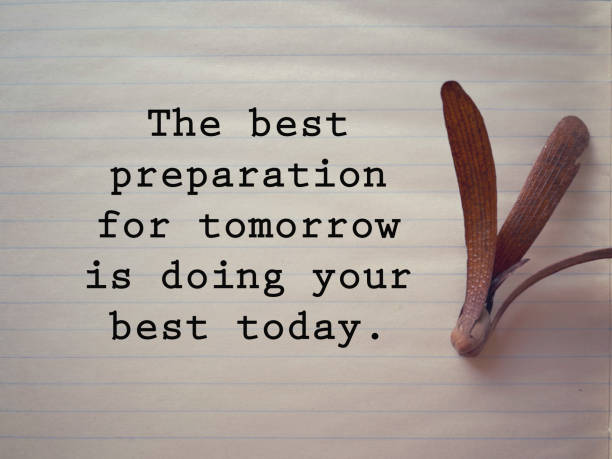
#> input picture image.png, 612 x 459 px
$ jupyter execute pr3.ipynb
#> lines starting #> are read from the running program, lines starting #| are printed output that depends on the picture
Implement geometric transformations on an image, including
translation, rotation, and scaling. Display the original image
alongside the transformed images for comparison.

[cell 1]
import cv2
import numpy as np

# Load the image
img = cv2.imread("image.png")  # Replace with your image path
#> img is the input picture: shape (459, 612, 3); mean B, G, R 154.1, 160, 169.8
if img is None:
    raise FileNotFoundError("Image not found. Check the file path.")

# Get dimensions and center
h, w = img.shape[:2]
#> h = 459; w = 612
center = (w // 2, h // 2)
#> center = (306, 229)

# Translation: shift right 50px and down 30px
M_trans = np.float32([[1, 0, 50], [0, 1, 30]])
translated = cv2.warpAffine(img, M_trans, (w, h))
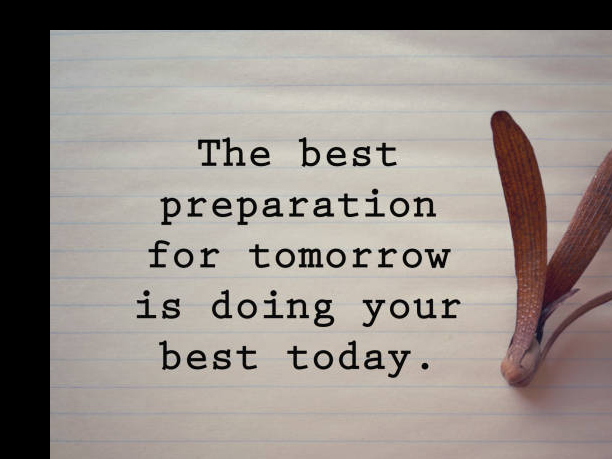
#> translated: shape (459, 612, 3); mean B, G, R 134.9, 140.3, 148

# Rotation: rotate 45 degrees around center
M_rot = cv2.getRotationMatrix2D(center, 45, 1.0)
rotated = cv2.warpAffine(img, M_rot, (w, h))
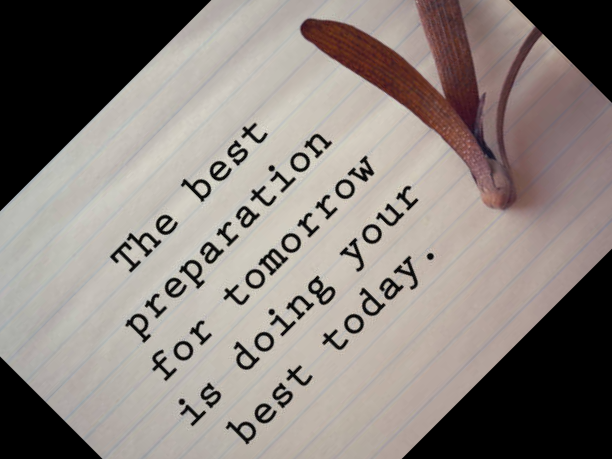
#> rotated: shape (459, 612, 3); mean B, G, R 124.7, 129.8, 137.9

# Scaling: scale 1.5x and resize back to original size for display
scaled = cv2.resize(img, None, fx=1.5, fy=1.5, interpolation=cv2.INTER_LINEAR)
scaled_resized = cv2.resize(scaled, (w, h))

# Combine all images horizontally
combined = np.hstack([img, translated, rotated, scaled_resized])
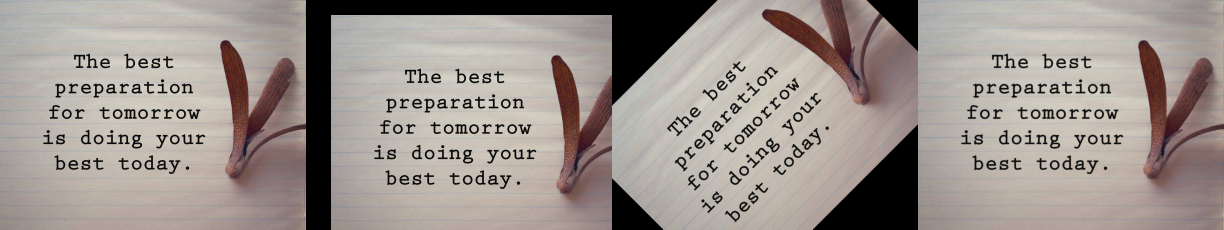
#> combined: shape (459, 2448, 3) (shown at 1/2 size); mean B, G, R 141.9, 147.5, 156.3

# Display result
cv2.imshow("Original | Translated | Rotated | Scaled", combined)
cv2.waitKey(0)
cv2.destroyAllWindows()

[cell 2]
import cv2
import numpy as np
import matplotlib.pyplot as plt

# Load the image
img = cv2.imread("image.png")  # Replace with your image path
if img is None:
    raise FileNotFoundError("Image not found. Check the file path.")

# Convert from BGR (OpenCV) to RGB (Matplotlib)
img_rgb = cv2.cvtColor(img, cv2.COLOR_BGR2RGB)

# Get dimensions and center
h, w = img.shape[:2]
center = (w // 2, h // 2)

# Translation: shift right 50px and down 30px
M_trans = np.float32([[1, 0, 50], [0, 1, 30]])
translated = cv2.warpAffine(img, M_trans, (w, h))
translated_rgb = cv2.cvtColor(translated, cv2.COLOR_BGR2RGB)

# Rotation: rotate 45 degrees around center
M_rot = cv2.getRotationMatrix2D(center, 45, 1.0)
rotated = cv2.warpAffine(img, M_rot, (w, h))
rotated_rgb = cv2.cvtColor(rotated, cv2.COLOR_BGR2RGB)

# Scaling: scale 1.5x and resize back to original size for display
scaled = cv2.resize(img, None, fx=1.5, fy=1.5, interpolation=cv2.INTER_LINEAR)
scaled_resized = cv2.resize(scaled, (w, h))
scaled_rgb = cv2.cvtColor(scaled_resized, cv2.COLOR_BGR2RGB)

# Plotting using matplotlib
titles = ['Original', 'Translated', 'Rotated', 'Scaled']
images = [img_rgb, translated_rgb, rotated_rgb, scaled_rgb]

plt.figure(figsize=(12, 4))
for i in range(4):
    plt.subplot(1, 4, i+1)
    plt.imshow(images[i])
    plt.title(titles[i])
    plt.axis('off')

plt.tight_layout()
plt.show()
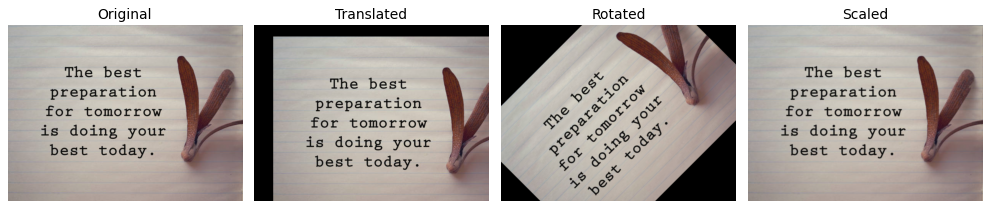
#> figure drawn by matplotlib, 4 panels
